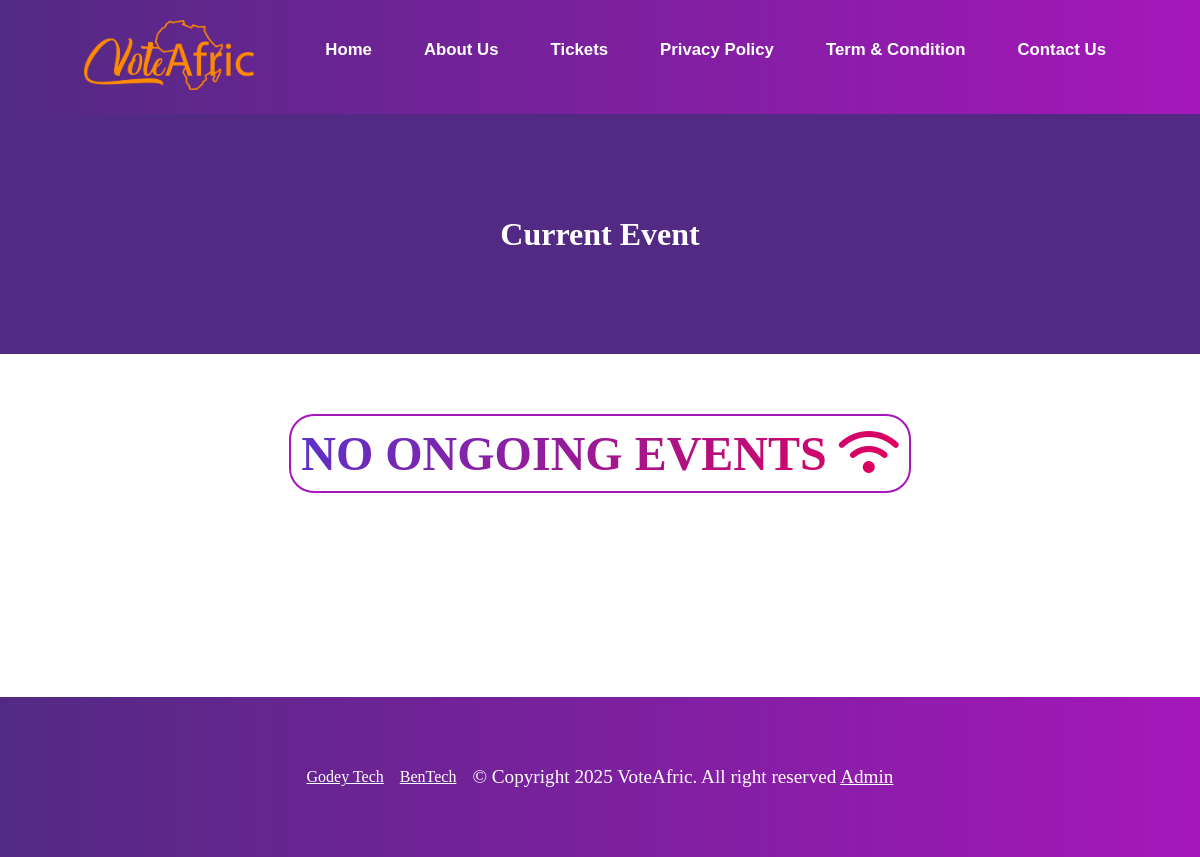
The page /award/ on the database as committed earlier.
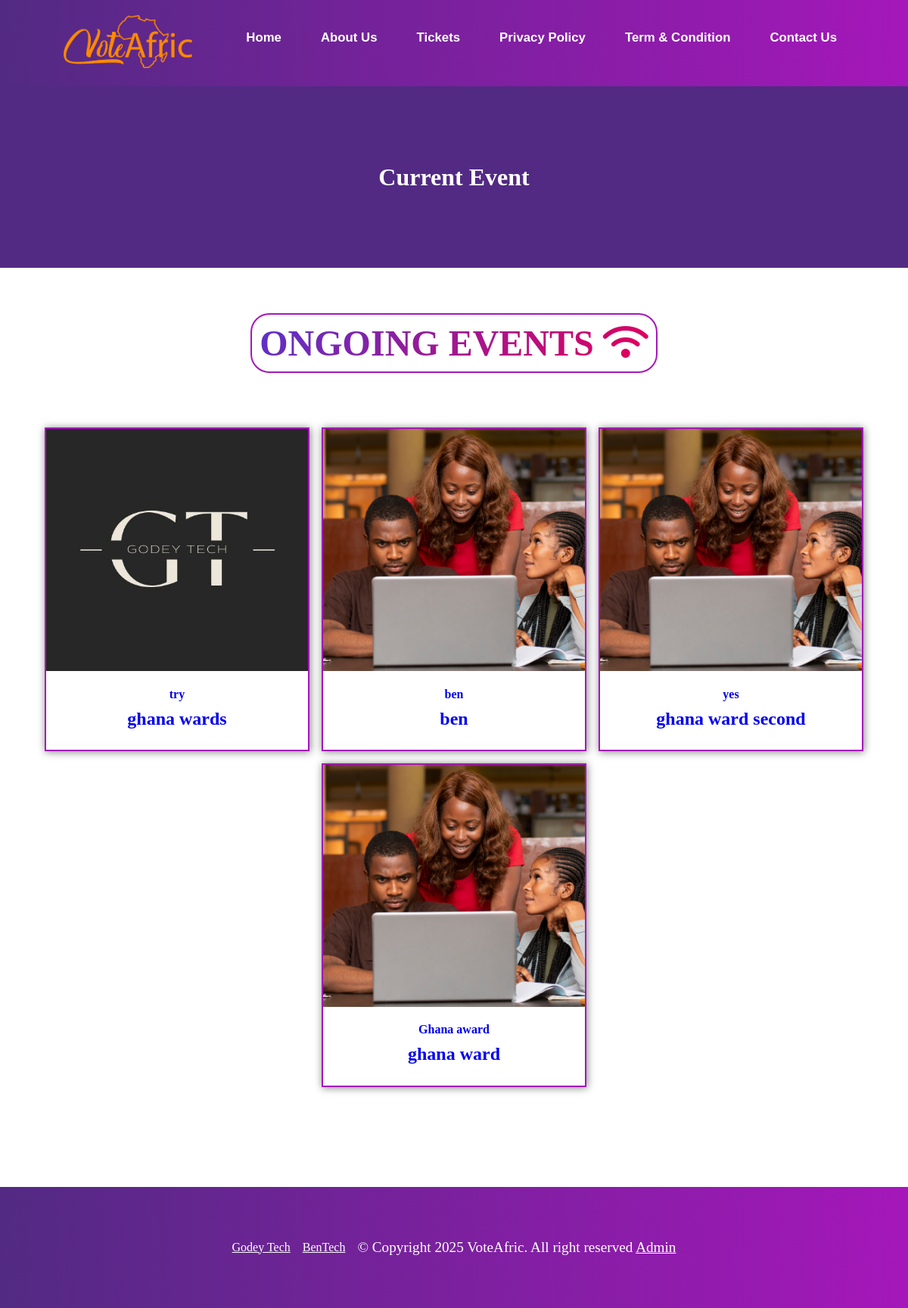
The same page on the database as committed later.
### vote/models.py (models this page shows, shortened)
class Category(models.Model):
    award = models.CharField(max_length=100)
    title = models.CharField(max_length=100, null=True)
    image = models.ImageField(upload_to="category")
    slug = models.SlugField(unique=True)
    date_added = models.DateTimeField('date added', null=True)
    end_date = models.DateTimeField('end date', null=True)
    class Meta:
        verbose_name_plural = "categories"
        ordering = ('-date_added',)

### vote/views.py (the view)
# urls.py: path('award/', views.award_page, name='award_page'),
def award_page(request):
    search_item = request.GET.get('search')
    if search_item:
        all_categories = Category.objects.filter(Q(award__icontains=search_item))
    else:
        all_categories = Category.objects.all()
    context = {
        'all_categories': all_categories,
    }
    return render(request, 'vote/awardPage.html', context)

### vote/templates/vote/awardPage.html (shortened to what this page needs)
{% extends 'vote/base.html' %}
{% load static %}
{% block content %}
<div class="banners">
  <div class="banners-content">
      <h1>Current Event</h1>
  </div>
</div>
<div class="award-main-container content">
  <div class="ongoin-event">
    {% if all_categories %}
    <h2>Ongoing Events <i class="fa-solid fa-wifi"></i></h2>
    {% else %}
    <h2>No Ongoing Events <i class="fa-solid fa-wifi"></i></h2>
    {% endif %}
  </div>
  <div class="award-container">
    {% for c in all_categories %}
    <div class="award">
      <a href="{% url 'award_by_category' c.slug %}">
        <img src="{{ c.image.url }}" alt="image" height="250px" loading="lazy">
        <div class="award-text">
          <h4>{{ c.title }}</h4>
          <h5>{{ c.award }}</h5>
        </div>
      </a>
    </div>
    {% endfor %}
  </div>
</div>
{% endblock content %}

### vote/templates/vote/base.html (shortened to what this page needs)
{% load static %}
<!DOCTYPE html>
<html lang="en">
<head>
    <link rel="stylesheet" href="{% static 'vote/style.css' %}">
    <link rel="stylesheet" href="https://cdnjs.cloudflare.com/ajax/libs/font-awesome/6.4.2/css/all.min.css"
 />
</head>
<body>
    <header>
        <div class="nav-bar">
            <nav>
                <div class="logo">
                    <a href="{% url 'index' %}">
                        <img src="{% static 'vote/img/voteafric-logo.png' %}" alt="voteafric">
                    </a>
                </div>
                <ul class="navLinks">
                    <li><a  href="{% url 'index' %}">Home</a></li>
                    <li><a href="{% url 'about' %}">About Us</a></li>
                    <li><a href="{% url 'ticketing' %}">Tickets</a></li>
                    <li><a href="{% url 'policy' %}">Privacy Policy</a></li>
                    <li><a href="{% url 'termsCondition' %}">Term & Condition </a></li>
                    <li><a href="{% url 'contact' %}">Contact Us</a></li>
                </ul>
            </nav>
        </div>
    </header>
    {% block content %} {% endblock %}
    <footer>
        <a href="https://godeytech.com/">Godey Tech</a>
        <a href="https://wa.link/908k9b">BenTech</a>
        <p> © Copyright 2025 VoteAfric. All right reserved {% if user.is_authenticated %}<a href="{% url 'adminPage' %}">Admin</a> {% else %} <a href="{% url 'login' %}">Admin</a> {% endif %}</p>
    </footer>
</body>
</html>

### vote/static/vote/style.css (style rules this page uses)
* { padding: 0; margin: 0; text-decoration: none; list-style: none; box-sizing: border-box; }
:root { --voiletColor: #522a83; --orangeColor: #fb812b; --whiteColor: #fff; --violetColor: #522a83; --lightViolet: #f3e9fb; }
header { width: 100%; padding: 20px 7%; z-index: 1; color: #fff; position: relative; min-height: 8vh; font-family: 'Franklin Gothic Medium', 'Arial Narrow', Arial, sans-serif; background-image: linear-gradient(to right, #522a83, #a517ba); }
.nav-bar { display: flex; justify-content: space-between; gap: 2rem; }
nav { display: flex; gap: 3rem; justify-content: space-between; width: 100%; }
.navLinks { display: flex; gap: 2rem; padding: 20px 0; }
.logo img { width: 170px; }
.navLinks a { color: var(--whiteColor); font-size: 1.4vw; font-weight: 900; padding: 0 10px; }
.ongoin-event { padding-top: 5%; display: flex; justify-content: center; background-color: var(--whiteColor); width: 100%; }
.ongoin-event h2 { font-size: 3rem; font-weight: 800; outline: none; text-transform: uppercase; background: linear-gradient(135deg, #5335cf 0%, #de005e 25%, #f66e48 50%, #de005e 75%, #5335cf 100%); background-size: 400%; border: solid 2px #a517ba; padding: 10px; border-radius: 25px; background-clip: text; -webkit-text-fill-color: transparent; animation: animates 10s linear infinite; }
.award-container { padding: 6% 3%; margin-bottom: 5%; gap: 1rem; display: flex; flex-wrap: wrap; justify-content: center; }
.award { flex-grow: 1; width: 100%; max-width: 350px; min-height: 40vh; background-color: var(--whiteColor); border: solid 2px #a517ba; box-shadow: 1px 1px 10px rgba(0, 0, 0, 0.5); transition: transform 0.5s; }
.award img { width: 100%; height: 40vh; object-fit: cover; }
.award-text { padding: 5%; text-align: center; }
.award-text h5 { font-size: 1.5rem; font-weight: 900; padding: 10px 0; }
.banners { position: relative; }
.banners-content { background-color: var(--voiletColor); width: 100%; height: 30vh; text-align: center; display: flex; flex-direction: column; align-items: center; justify-content: center; color: var(--whiteColor); }
footer { position: relative; background-image: linear-gradient(to right, #522a83, #a517ba); display: flex; flex-wrap: wrap; gap: 1rem; justify-content: center; align-items: center; padding: 20px 10px; min-height: 20vh; width: 100%; }
footer a { color: var(--whiteColor); text-decoration: underline; }
footer p { color: var(--whiteColor); font-size: 1.2rem; }

Rows that differ between the two databases and show on the page:
added Category: image (picture), title "try", award "ghana wards"
added Category: image (picture), title "ben", award "ben"
added Category: image (picture), title "yes", award "ghana ward second"
added Category: image (picture), title "Ghana award", award "ghana ward"
Other text that changed with them:
text no longer shown: "NO ONGOING EVENTS"
text now shown: "ONGOING EVENTS"
